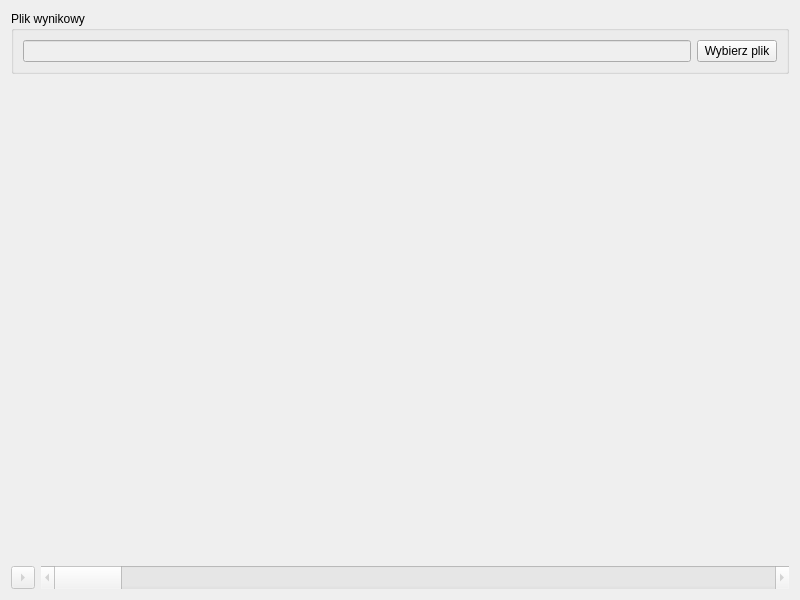
<?xml version="1.0" encoding="UTF-8"?>
<ui version="4.0">
 <class>Widget</class>
 <widget class="QWidget" name="Widget">
  <property name="geometry">
   <rect>
    <x>0</x>
    <y>0</y>
    <width>800</width>
    <height>600</height>
   </rect>
  </property>
  <property name="windowTitle">
   <string>Widget</string>
  </property>
  <layout class="QGridLayout" name="gridLayout_2">
   <property name="sizeConstraint">
    <enum>QLayout::SetDefaultConstraint</enum>
   </property>
   <item row="0" column="0">
    <layout class="QVBoxLayout" name="verticalLayout" stretch="0,1,0">
     <item>
      <widget class="QGroupBox" name="groupBox_input_pred">
       <property name="title">
        <string>Plik wynikowy</string>
       </property>
       <layout class="QGridLayout" name="gridLayout">
        <property name="sizeConstraint">
         <enum>QLayout::SetDefaultConstraint</enum>
        </property>
        <item row="0" column="0">
         <layout class="QHBoxLayout" name="horizontalLayout">
          <item>
           <widget class="QLineEdit" name="lineEdit">
            <property name="enabled">
             <bool>false</bool>
            </property>
           </widget>
          </item>
          <item>
           <widget class="QPushButton" name="PB_input_file">
            <property name="text">
             <string>Wybierz plik</string>
            </property>
           </widget>
          </item>
         </layout>
        </item>
       </layout>
      </widget>
     </item>
     <item>
      <widget class="QLabel" name="label_pitch">
       <property name="text">
        <string/>
       </property>
      </widget>
     </item>
     <item>
      <layout class="QHBoxLayout" name="horizontalLayout_2" stretch="0,0">
       <property name="sizeConstraint">
        <enum>QLayout::SetDefaultConstraint</enum>
       </property>
       <item>
        <widget class="QToolButton" name="toolButton">
         <property name="enabled">
          <bool>false</bool>
         </property>
         <property name="maximumSize">
          <size>
           <width>16777215</width>
           <height>25</height>
          </size>
         </property>
         <property name="text">
          <string>...</string>
         </property>
         <property name="toolButtonStyle">
          <enum>Qt::ToolButtonIconOnly</enum>
         </property>
         <property name="arrowType">
          <enum>Qt::RightArrow</enum>
         </property>
        </widget>
       </item>
       <item>
        <widget class="QScrollBar" name="HSB_frames">
         <property name="enabled">
          <bool>false</bool>
         </property>
         <property name="maximumSize">
          <size>
           <width>16777215</width>
           <height>25</height>
          </size>
         </property>
         <property name="orientation">
          <enum>Qt::Horizontal</enum>
         </property>
        </widget>
       </item>
      </layout>
     </item>
    </layout>
   </item>
  </layout>
 </widget>
 <resources/>
 <connections/>
</ui>
